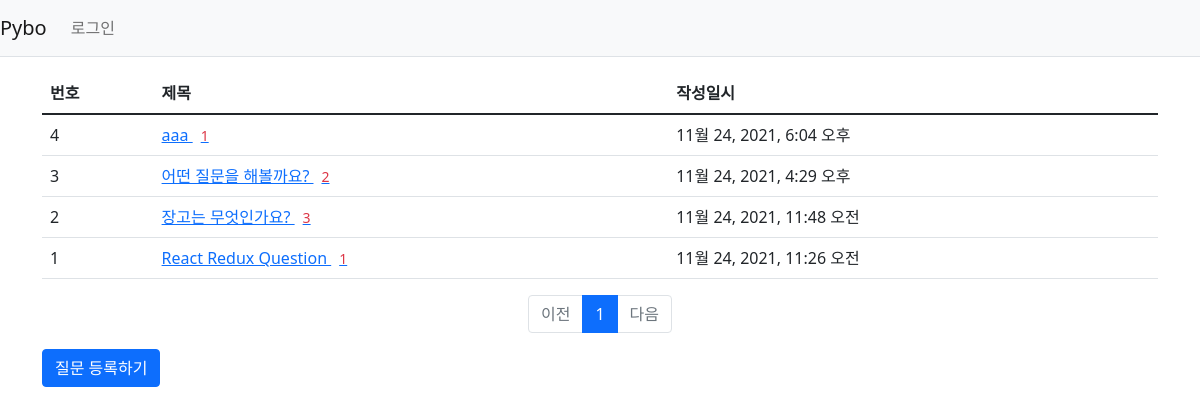
The page /pybo/ on the database as committed earlier.
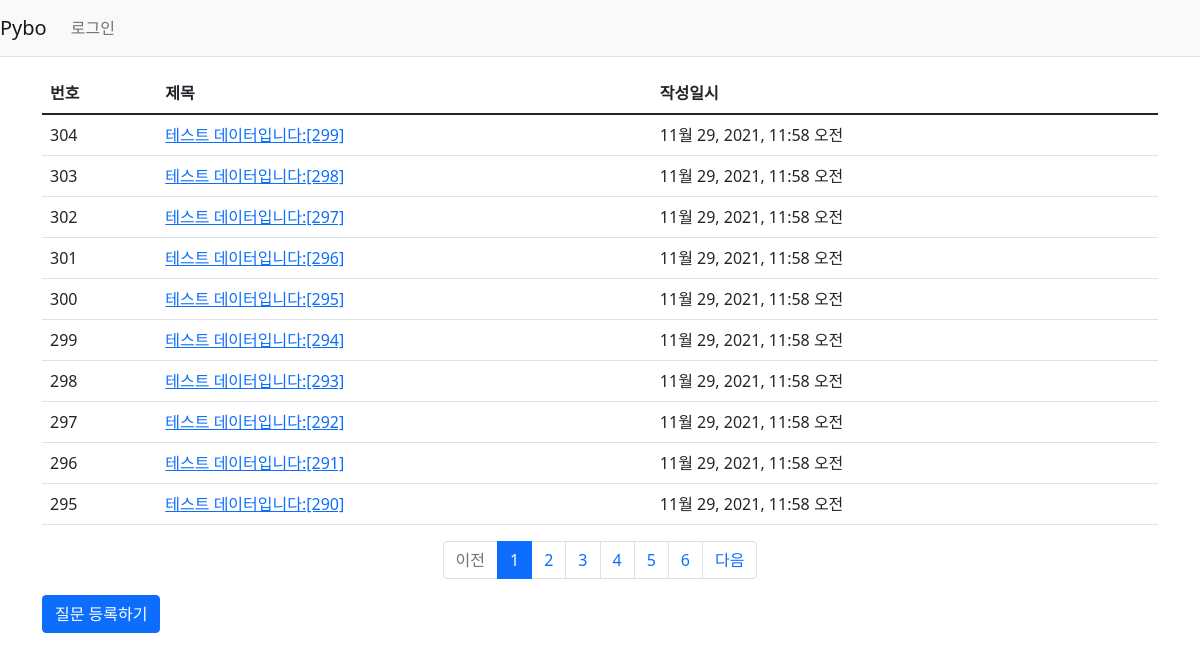
The same page on the database as committed later.
### pybo/models.py (models this page shows, shortened)
class Question(models.Model):
    subject = models.CharField(max_length=200)
    content = models.TextField()
    create_date = models.DateTimeField()

### pybo/views.py (the view)
# urls.py: path('', views.index, name='index'),
def index(request):
    page = request.GET.get('page', 1)
    question_list = Question.objects.order_by('-create_date')
    paginator = Paginator(question_list, 10)
    page_obj = paginator.get_page(page)
    context = {'question_list': page_obj}
    return render(request, 'pybo/question_list.html', context)

### pybo/templatetags/pybo_filter.py (called while the page is built)
@register.filter
def sub(value, arg):
    return value - arg

### templates/pybo/question_list.html
{% extends 'base.html' %}
{% load pybo_filter %}
{% block content %}
<div class="container my-3">
    <table class="table">
        <thead>
        <tr class="thead-dark">
            <th>번호</th>
            <th>제목</th>
            <th>작성일시</th>
        </tr>
        </thead>
        <tbody>
        {% if question_list %}
        {% for question in question_list %}
        <tr>
            <td>{{ question_list.paginator.count|sub:question_list.start_index|sub:forloop.counter0|add:1 }}</td>
        <td>
            <a href="{% url 'pybo:detail' question.id %}">
                {{ question.subject }}
                {% if question.answer_set.count > 0 %}
                <span class="text-danger small m-lg-2">
                    {{ question.answer_set.count }}
                </span>
                {% endif %}
            </a>
        </td>
        <td>{{ question.create_date }}</td>
        </tr>
        {% endfor %}
        {% else %}
            <tr>
            <td colspan="3">질문이 없습니다.</td>
            </tr>
        {% endif %}
        </tbody>
    </table>
    <ul class="pagination justify-content-center">
        {% if question_list.has_previous %}
        <li class="page-item">
            <a class="page-link" href="?page={{ question_list.previous_page_number }}">
                이전
            </a>
        </li>
        {% else %}
        <li class="page-item disabled">
            <a class="page-link" tabindex="-1" aria-disabled="true" href="#">
                이전
            </a>
        </li>
        {% endif %}
    {% for page_number in question_list.paginator.page_range %}
        {% if page_number >= question_list.number|add:-5 and page_number <= question_list.number|add:5 %}
        {% if page_number == question_list.number %}
            <li class="page-item active" aria-current="page">
                <a class="page-link" href="?page={{ page_number }}">
                    {{ page_number }}
                </a>
            </li>
        {% else %}
            <li class="page-item">
                <a class="page-link" href="?page={{ page_number }}">
                    {{ page_number }}
                </a>
            </li>
        {% endif %}
    {% endif %}
    {% endfor %}
    {% if question_list.has_next %}
    <li class="page-item">
        <a class="page-link" href="?page={{ question_list.next_page_number }}">
            다음
        </a>
    </li>
    {% else %}
    <li class="page-item disabled">
        <a class="page-link" tabindex="-1" aria-disabled="true" href="#">
            다음
        </a>
    </li>
    {% endif %}
    </ul>
    <a href="{% url 'pybo:question_create' %}" class="btn btn-primary">
        질문 등록하기
    </a>
</div>
{% endblock %}

### templates/base.html (shortened to what this page needs)
{% load static %}
<!doctype html>
<html lang="ko" xmlns="http://www.w3.org/1999/html">
<head>
    <link rel="stylesheet" type="text/css" href="{% static 'bootstrap.min.css' %}">
    <link rel="stylesheet" type="text/css" href="{% static 'style.css' %}">
</head>
<body>
{% include 'navbar.html' %}
{% block content %}
{% endblock %}
</body>
</html>

### templates/navbar.html (shortened to what this page needs)
<nav class="navbar navbar-expand-lg navbar-light bg-light border-bottom">
    <a class="navbar-brand" href="{% url 'pybo:index' %}">Pybo</a>
    <div class="collapse navbar-collapse flex-grow-0" id="navbarNav">
        <ul class="navbar-nav">
            <li class="nav-item">
                {% if user.is_authenticated %}
                    <a class="nav-link" href="{% url 'common:logout' %}">
                        {{ user.username }} (로그아웃)
                    </a>
                {% else %}
                    <a class="nav-link" href="{% url 'common:login' %}">로그인</a>
                {% endif %}
            </li>
        </ul>
    </div>
</nav>

Rows that differ between the two databases and show on the page:
no longer on this page (row unchanged): Question: paginator.count|sub "4", subject "aaa", answer_set.count "1", create_date "11월 24, 2021, 6:04 오후"
no longer on this page (row unchanged): Question: paginator.count|sub "3", subject "어떤 질문을 해볼까요?", answer_set.count "2", create_date "11월 24, 2021, 4:29 오후"
no longer on this page (row unchanged): Question: paginator.count|sub "2", subject "장고는 무엇인가요?", answer_set.count "3", create_date "11월 24, 2021, 11:48 오전"
no longer on this page (row unchanged): Question: paginator.count|sub "1", subject "React Redux Question", answer_set.count "1", create_date "11월 24, 2021, 11:26 오전"
added Question: paginator.count|sub "304", subject "테스트 데이터입니다:[299]", create_date "11월 29, 2021, 11:58 오전"
added Question: paginator.count|sub "303", subject "테스트 데이터입니다:[298]", create_date "11월 29, 2021, 11:58 오전"
added Question: paginator.count|sub "302", subject "테스트 데이터입니다:[297]", create_date "11월 29, 2021, 11:58 오전"
added Question: paginator.count|sub "301", subject "테스트 데이터입니다:[296]", create_date "11월 29, 2021, 11:58 오전"
added Question: paginator.count|sub "300", subject "테스트 데이터입니다:[295]", create_date "11월 29, 2021, 11:58 오전"
added Question: paginator.count|sub "299", subject "테스트 데이터입니다:[294]", create_date "11월 29, 2021, 11:58 오전"
added Question: paginator.count|sub "298", subject "테스트 데이터입니다:[293]", create_date "11월 29, 2021, 11:58 오전"
added Question: paginator.count|sub "297", subject "테스트 데이터입니다:[292]", create_date "11월 29, 2021, 11:58 오전"
added Question: paginator.count|sub "296", subject "테스트 데이터입니다:[291]", create_date "11월 29, 2021, 11:58 오전"
added Question: paginator.count|sub "295", subject "테스트 데이터입니다:[290]", create_date "11월 29, 2021, 11:58 오전"
Other text that changed with them:
new list line: "2"
new list line: "3"
new list line: "4"
new list line: "5"
new list line: "6"
